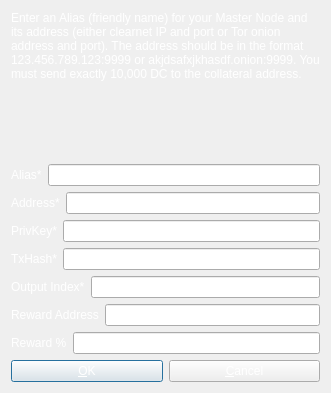
<?xml version="1.0" encoding="UTF-8"?>
<ui version="4.0">
 <class>AddEditAdrenalineNode</class>
 <widget class="QDialog" name="AddEditAdrenalineNode">
  <property name="geometry">
   <rect>
    <x>0</x>
    <y>0</y>
    <width>331</width>
    <height>393</height>
   </rect>
  </property>
  <property name="windowTitle">
   <string>Add/Edit Ducat Node</string>
  </property>
  <property name="styleSheet">
   <string notr="true">background:url(:/images/background4);
color:rgb(255, 255, 255);</string>
  </property>
  <property name="modal">
   <bool>true</bool>
  </property>
  <layout class="QVBoxLayout" name="verticalLayout">
   <item>
    <widget class="QLabel" name="label_9">
     <property name="sizePolicy">
      <sizepolicy hsizetype="Preferred" vsizetype="Expanding">
       <horstretch>0</horstretch>
       <verstretch>0</verstretch>
      </sizepolicy>
     </property>
     <property name="text">
      <string>&lt;html&gt;&lt;head/&gt;&lt;body&gt;&lt;p&gt;Enter an Alias (friendly name) for your Master Node and its address (either clearnet IP and port or Tor onion address and port). The address should be in the format 123.456.789.123:9999 or akjdsafxjkhasdf.onion:9999. You must send exactly 10,000 DC to the collateral address.&lt;/p&gt;&lt;p&gt;&lt;br/&gt;&lt;/p&gt;&lt;p&gt;&lt;br/&gt;&lt;/p&gt;&lt;/body&gt;&lt;/html&gt;</string>
     </property>
     <property name="wordWrap">
      <bool>true</bool>
     </property>
     <property name="margin">
      <number>0</number>
     </property>
     <property name="indent">
      <number>0</number>
     </property>
    </widget>
   </item>
   <item>
    <layout class="QHBoxLayout" name="horizontalLayout_4">
     <property name="bottomMargin">
      <number>0</number>
     </property>
     <item>
      <widget class="QLabel" name="label_4">
       <property name="text">
        <string>Alias*</string>
       </property>
      </widget>
     </item>
     <item>
      <widget class="QLineEdit" name="aliasLineEdit"/>
     </item>
    </layout>
   </item>
   <item>
    <layout class="QHBoxLayout" name="horizontalLayout_5">
     <property name="bottomMargin">
      <number>0</number>
     </property>
     <item>
      <widget class="QLabel" name="label_6">
       <property name="text">
        <string>Address*</string>
       </property>
      </widget>
     </item>
     <item>
      <widget class="QLineEdit" name="addressLineEdit"/>
     </item>
    </layout>
   </item>
   <item>
    <layout class="QHBoxLayout" name="horizontalLayout_3">
     <property name="bottomMargin">
      <number>0</number>
     </property>
     <item>
      <widget class="QLabel" name="label_5">
       <property name="text">
        <string>PrivKey*</string>
       </property>
      </widget>
     </item>
     <item>
      <widget class="QLineEdit" name="privkeyLineEdit"/>
     </item>
    </layout>
   </item>
   <item>
    <layout class="QHBoxLayout" name="horizontalLayout_2">
     <property name="bottomMargin">
      <number>0</number>
     </property>
     <item>
      <widget class="QLabel" name="label_2">
       <property name="text">
        <string>TxHash*</string>
       </property>
      </widget>
     </item>
     <item>
      <widget class="QLineEdit" name="txhashLineEdit"/>
     </item>
    </layout>
   </item>
   <item>
    <layout class="QHBoxLayout" name="horizontalLayout_8">
     <property name="bottomMargin">
      <number>0</number>
     </property>
     <item>
      <widget class="QLabel" name="label_8">
       <property name="text">
        <string>Output Index*</string>
       </property>
      </widget>
     </item>
     <item>
      <widget class="QLineEdit" name="outputindexLineEdit"/>
     </item>
    </layout>
   </item>
   <item>
    <layout class="QHBoxLayout" name="horizontalLayout_6">
     <property name="bottomMargin">
      <number>0</number>
     </property>
     <item>
      <widget class="QLabel" name="label_3">
       <property name="text">
        <string>Reward Address</string>
       </property>
      </widget>
     </item>
     <item>
      <widget class="QLineEdit" name="rewardaddressLineEdit"/>
     </item>
    </layout>
   </item>
   <item>
    <layout class="QHBoxLayout" name="horizontalLayout_7">
     <property name="bottomMargin">
      <number>0</number>
     </property>
     <item>
      <widget class="QLabel" name="label_7">
       <property name="text">
        <string>Reward %</string>
       </property>
      </widget>
     </item>
     <item>
      <widget class="QLineEdit" name="rewardpercentageLineEdit"/>
     </item>
    </layout>
   </item>
   <item>
    <layout class="QHBoxLayout" name="horizontalLayout_Buttons">
     <item>
      <widget class="QPushButton" name="okButton">
       <property name="text">
        <string>&amp;OK</string>
       </property>
      </widget>
     </item>
     <item>
      <widget class="QPushButton" name="cancelButton">
       <property name="text">
        <string>&amp;Cancel</string>
       </property>
       <property name="autoDefault">
        <bool>false</bool>
       </property>
      </widget>
     </item>
    </layout>
   </item>
  </layout>
 </widget>
 <resources>
  <include location="../bitcoin.qrc"/>
 </resources>
 <connections/>
</ui>
